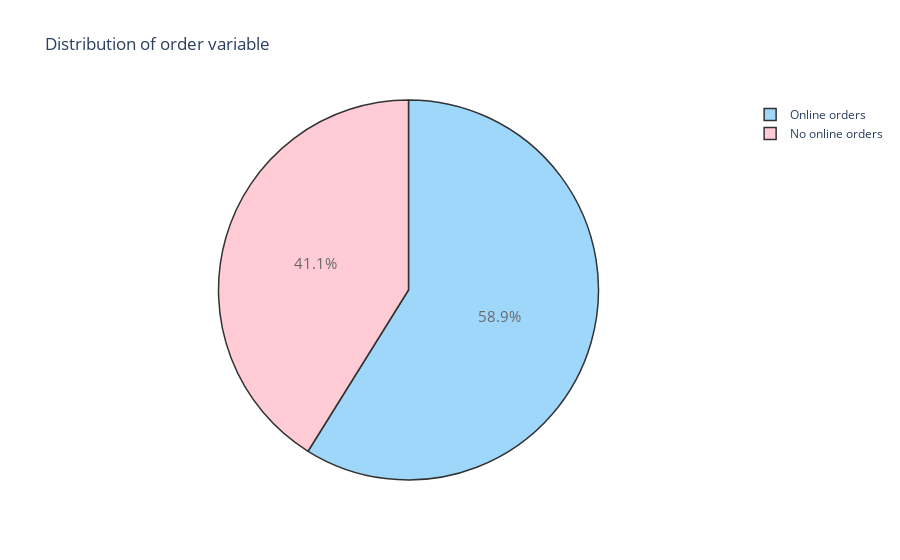

The notebook cell saved with this chart:
### Markdown cell above
###  How many of the restaurants do not accept online orders?

### Code cell
trace = go.Pie(labels = ['Online orders', 'No online orders'], values = df['online_order'].value_counts(), 
               textfont=dict(size=15), opacity = 0.8,
               marker=dict(colors=['lightskyblue','pink'], 
                           line=dict(color='#000000', width=1.5)))


layout = dict(title =  'Distribution of order variable')
           
fig = dict(data = [trace], layout=layout)
py.iplot(fig)

### Figure 1 — Plotly figure (JSON) as saved in the notebook; plotly's stock layout.template omitted (floating-point values rounded to 4 significant figures)
{"data": [{"labels": ["Online orders", "No online orders"], "marker": {"colors": ["lightskyblue", "pink"], "line": {"color": "#000000", "width": 1.5}}, "opacity": 0.8, "textfont": {"size": 15}, "type": "pie", "values": [30444, 21273]}], "layout": {"title": {"text": "Distribution of order variable"}}}
